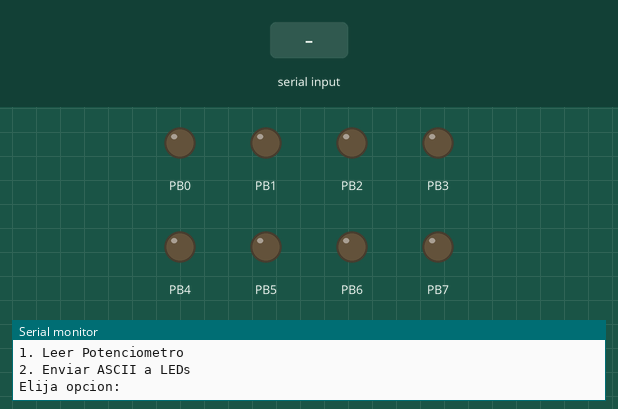
A program run on a simulated ATmega328P, built with avr-gcc and emulated at 16 MHz. On the bench: output pins drawn as LEDs (lit = HIGH), the last lines printed to the serial monitor. Inputs (shaded band) come from the test bench.

Above: at 1.2 s.
1.3 s: "1\n" received over Serial
2.8 s: byte 13 ('\r') received over Serial
4.3 s: "2\n" received over Serial
5.8 s: byte 10 ('\n') received over Serial
At 6.9 s:
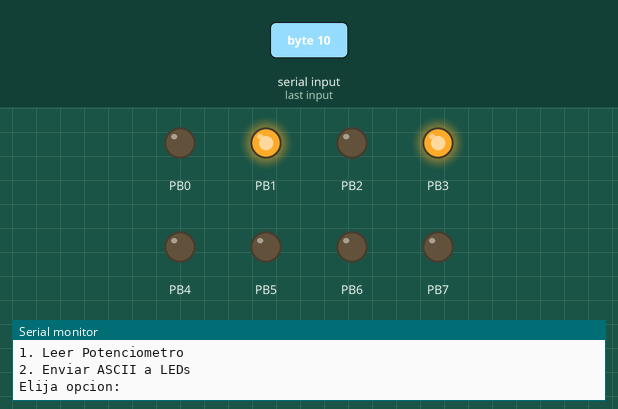
Timing chart, 0 to 8.3 s (numbered marks = the images above; inputs shaded):
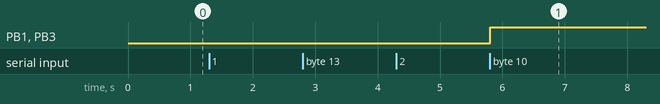

Measured:
- after the input at 5.8 s, PB1, PB3: LOW → HIGH at once

The program:

main.c
```c
/*
 * Laboratorio_06_UART.c
 *
 * Created: 25/04/2025 00:22:41
 * Author : André
 * Description:
 */
/****************************************/
// Encabezado (Libraries)
#define F_CPU 16000000 // Frecuencia del reloj (16 MHz)
#include <avr/io.h>
#include <util/delay.h>
#include <stdio.h>
#define BAUD 9600
#define MYUBRR F_CPU/16/BAUD-1
// Buffer para almacenar la cadena recibida
#define BUFFER_SIZE 32
char received_buffer[BUFFER_SIZE];
uint8_t buffer_index = 0;
/****************************************/
// Function prototypes

/****************************************/
// Main Function
void UART_Init(unsigned int ubrr) {
	UBRR0H = (ubrr >> 8);
	UBRR0L = ubrr;
	UCSR0B = (1 << TXEN0) | (1 << RXEN0);
	UCSR0C = (1 << UCSZ01) | (1 << UCSZ00);
}

void UART_Transmit(unsigned char data) {
	while (!(UCSR0A & (1 << UDRE0)));
	UDR0 = data;
}

unsigned char UART_Receive(void) {
	while (!(UCSR0A & (1 << RXC0)));
	return UDR0;
}

void cadena(char txt[]) {
	while (*txt != '\0') {
		UART_Transmit(*txt);
		txt++;
	}
}

void ADC_Init() {
	ADMUX = (1 << REFS0);
	ADCSRA = (1 << ADEN) | (1 << ADPS2) | (1 << ADPS1) | (1 << ADPS0);
}

uint16_t ADC_Read(uint8_t channel) {
	ADMUX = (ADMUX & 0xF0) | (channel & 0x0F);
	ADCSRA |= (1 << ADSC);
	while (ADCSRA & (1 << ADSC));
	return ADC;
}

void Mostrar_Menu() {
	cadena("\r\n==== MENU ====\r\n");
	cadena("1. Leer Potenciometro\r\n");
	cadena("2. Enviar ASCII a LEDs\r\n");  // Opción actualizada
	cadena("Elija opcion: ");
}

int main(void) {
	UART_Init(MYUBRR);
	ADC_Init();
	DDRB = 0xFF;  // LEDs en Puerto B

	cadena("Sistema listo\r\n");

	while(1) {
		Mostrar_Menu();
		buffer_index = 0;

		// Limpiar buffer UART
		while (UCSR0A & (1 << RXC0)) { UDR0; }

		// Leer opción del usuario
		while(1) {
			char received = UART_Receive();
			if (received == '\r' || received == '\n') {
				received_buffer[buffer_index] = '\0';
				break;
			}
			else if (buffer_index < BUFFER_SIZE - 1 && received >= ' ') {
				received_buffer[buffer_index] = received;
				buffer_index++;
			}
		}

		// Procesar opción
		switch(received_buffer[0]) {
			case '1': {
				uint16_t adc_valor = ADC_Read(0);
				char buffer[20];
				snprintf(buffer, sizeof(buffer), "\r\nValor ADC: %04u\r\n", adc_valor);
				cadena(buffer);
				break;
			}
			case '2': {
				cadena("\r\nEnvie un caracter ASCII: ");
				char ascii_char = UART_Receive();  // Espera el carácter

				// Mostrar en LEDs y reenviar a Hyperterminal
				PORTB = ascii_char;  // LEDs muestran el ASCII
				cadena("\r\nCaracter recibido: ");
				UART_Transmit(ascii_char);  // Eco del carácter
				cadena("\r\n");
				break;
			}
			default:
			cadena("\r\nOpcion invalida!\r\n");
			break;
		}
	}
}
/****************************************/
// NON-Interrupt subroutines

/****************************************/
// Interrupt routines
```
